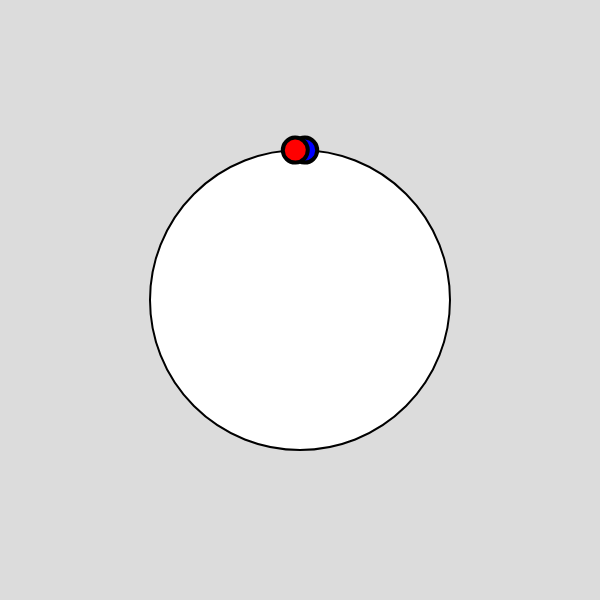
Frame 1 (no input)
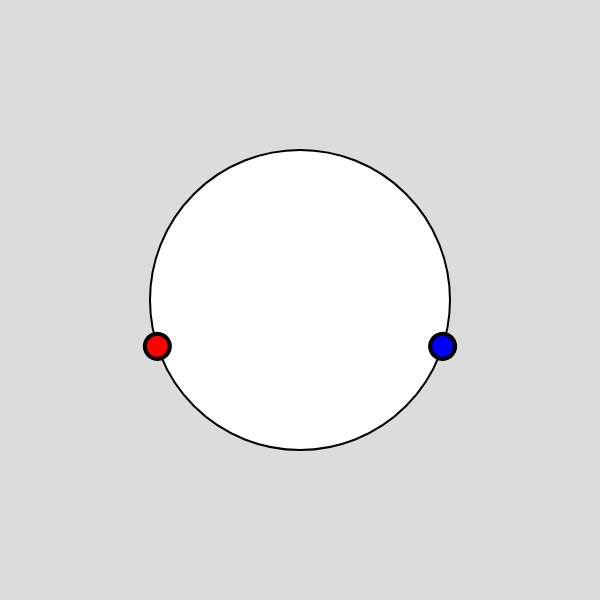
Frame 60 (no input)
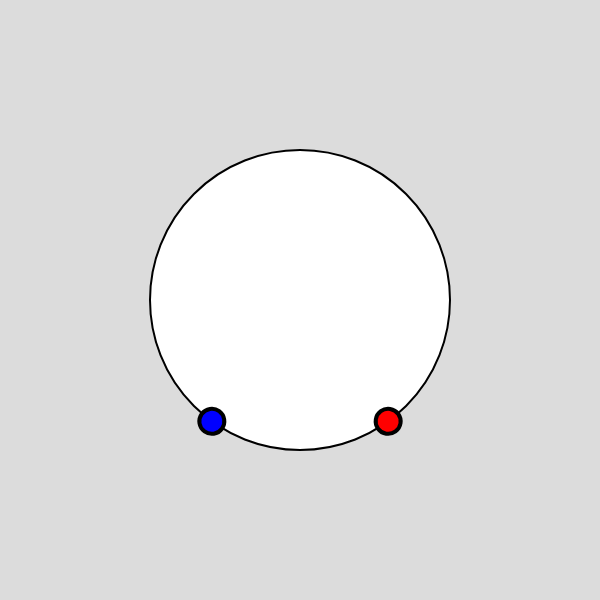
Frame 120 (the mouse pressed at the canvas centre since frame 60)

The p5.js sketch that drew these frames (run headless with seeded random() and noise() and a simulated clock; from frame 60 on, the mouse is pressed at the canvas centre):

// p5.js sketch
// ── sketch.js
let time = 0;
let timeNeg = 0;

function setup() {
  createCanvas(600, 600);
  angleMode(DEGREES);
}
  
function draw() {
  background(220);
  translate(300, 300);

  
  strokeWeight(2);
  circle(0, 0, 300);
  
  time = time + 0.3;
  timeNeg = timeNeg - 0.3;
  stroke(0);
  strokeWeight(5);
  let move = map(time, 0, 60, 0, 360);
  let move2 = map(timeNeg, 0, 60, 0, 360);

  push();
  rotate(move);
  strokeWeight(4);
  fill(0, 0, 255); 
  ellipse(0, -150, 25, 25);
  pop();

  push();
  rotate(move2);
  strokeWeight(4);
  fill(255, 0, 0);
  ellipse(0, -150, 25, 25);
  pop();




}
